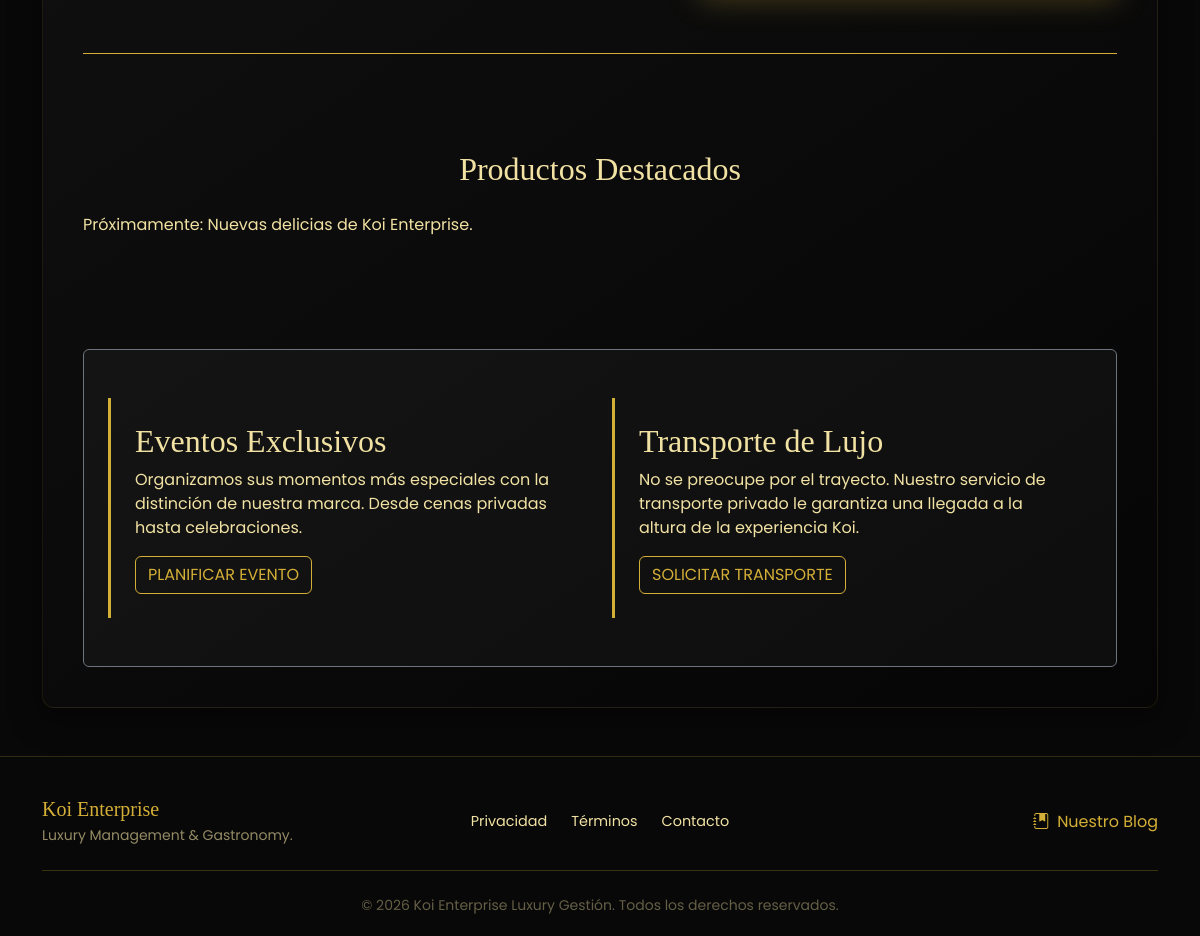
The page / (signed in, lower part) on the database as committed earlier.
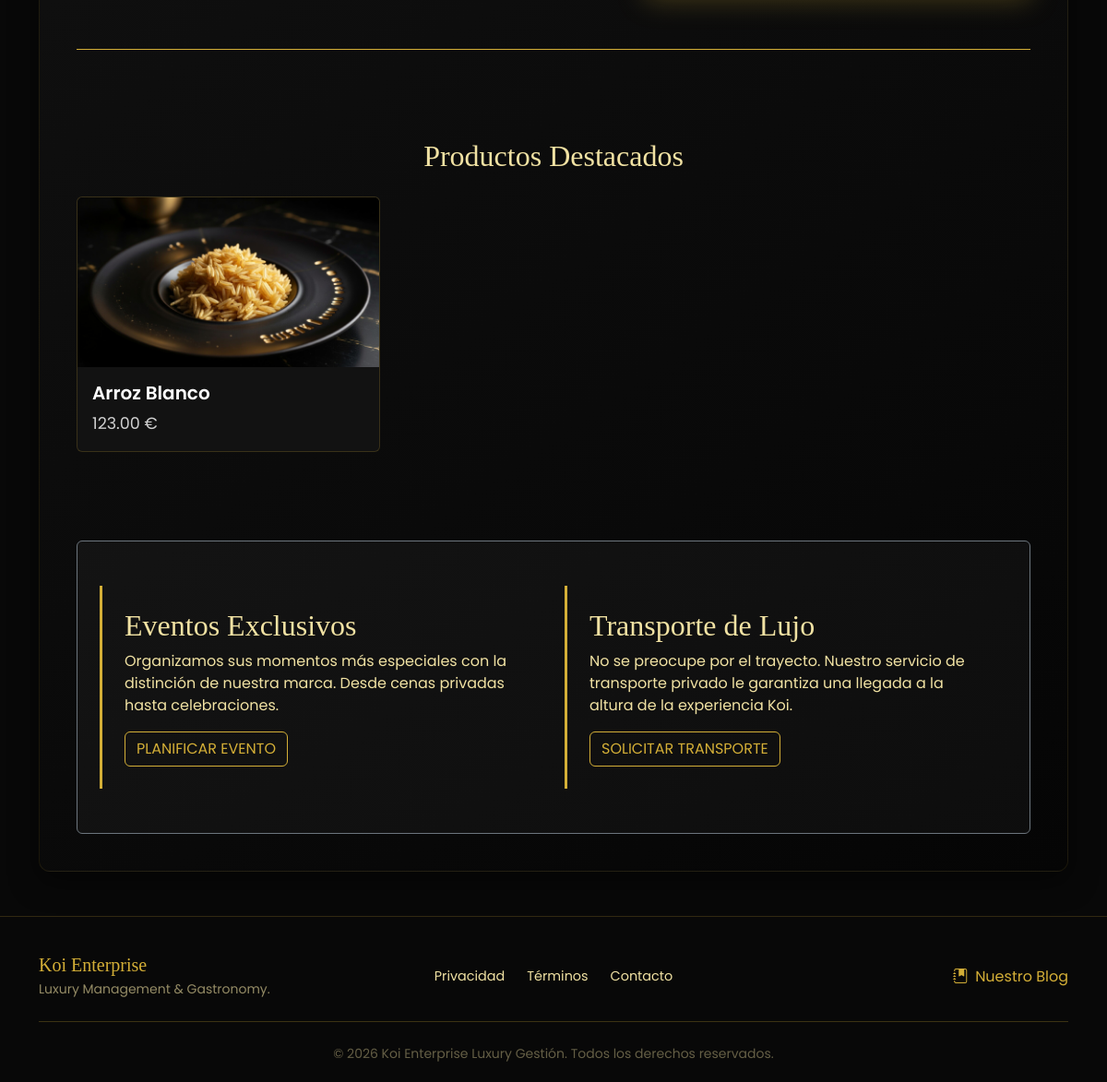
The same page on the database as committed later.
### catalog/models.py (models this page shows, shortened)
class Plato(models.Model):
    categoria = models.ForeignKey(Categoria, on_delete=models.CASCADE, related_name='platos')
    nombre = models.CharField(max_length=150)
    descripcion = models.TextField(blank=True)
    precio_venta = models.DecimalField(max_digits=10, decimal_places=2, verbose_name="Precio de Venta")
    imagen = models.ImageField(upload_to='platos/', blank=True, null=True) # Permitimos que esté vacío al principio
    es_destacado = models.BooleanField(default=False)
    disponible = models.BooleanField(default=True)

### catalog/views.py (the view)
# urls.py: path('', home_view, name='home'),
def home_view(request):
    platos_destacados = Plato.objects.filter(es_destacado=True, disponible=True)
    return render(request, 'home.html', {'platos': platos_destacados})

### templates/home.html (shortened to what this page needs)
{% extends 'base.html' %}
{% load static %}
{% block content %}
<section class="py-5 text-center border-bottom border-gold mb-5">
    <div class="row align-items-center">
        <div class="col-lg-7">
            <a href="/restaurante/" class="btn btn-lg btn-koi-red px-5 py-3 fw-bold">VISITAR EL RESTAURANTE</a>
        </div>
    </div>
</section>
<section class="py-5 mb-5">
    <h2 class="text-center text-gold mb-4">Productos Destacados</h2>
    <div class="row">
        {% for plato in platos %}
        <div class="col-md-4">
            <div class="card bg-dark text-gold">
                <img src="{{ plato.imagen.url }}" class="card-img-top" alt="{{ plato.nombre }}">
                <div class="card-body">
                    <h5 class="card-title">{{ plato.nombre }}</h5>
                    <p class="card-text">{{ plato.precio_venta }} €</p>
                </div>
            </div>
        </div>
        {% empty %}
        <p>Próximamente: Nuevas delicias de Koi Enterprise.</p>
        {% endfor %}
    </div>
</section>
<section class="py-5 bg-dark-soft rounded p-4 border border-secondary">
    <div class="row g-4">
        <div class="col-md-6">
            <div class="p-4 border-start border-gold">
                <h2 class="text-gold">Eventos Exclusivos</h2>
                <p>Organizamos sus momentos más especiales con la distinción de nuestra marca. Desde cenas privadas hasta celebraciones.</p>
                <a href="{% url 'solicitar_servicio' %}" class="btn btn-outline-gold">PLANIFICAR EVENTO</a>
            </div>
        </div>
        <div class="col-md-6">
            <div class="p-4 border-start border-gold">
                <h2 class="text-gold">Transporte de Lujo</h2>
                <p>No se preocupe por el trayecto. Nuestro servicio de transporte privado le garantiza una llegada a la altura de la experiencia Koi.</p>
                <a href="{% url 'solicitar_servicio' %}" class="btn btn-outline-gold">SOLICITAR TRANSPORTE</a>
            </div>
        </div>
    </div>
</section>
{% endblock %}

### templates/base.html (shortened to what this page needs)
{% load static %}
<!DOCTYPE html>
<html lang="es">
<head>
    <link href="https://cdn.jsdelivr.net/npm/bootstrap@5.3.0/dist/css/bootstrap.min.css" rel="stylesheet">
    <link rel="stylesheet" href="https://cdn.jsdelivr.net/npm/bootstrap-icons@1.11.3/font/bootstrap-icons.min.css">
    <link rel="stylesheet" href="{% static 'css/base.css' %}">
</head>
<body>
    <main class="main-wrapper container my-5">
        <div class="main-container-lux">
            {% block content %}
            {% endblock %}
        </div>
    </main>
    <footer class="footer-lux mt-auto">
        <div class="container">
            <div class="row align-items-center g-4 mb-4">
                <div class="col-md-4 text-center text-md-start">
                    <h5 class="footer-title mb-1">Koi Enterprise</h5>
                    <p class="small mb-0 footer-subtitle">Luxury Management & Gastronomy.</p>
                </div>
                <div class="col-md-4">
                    <div class="d-flex justify-content-center gap-4">
                        <a href="{% url 'privacidad' %}" class="footer-link">Privacidad</a>
                        <a href="{% url 'terminos' %}" class="footer-link">Términos</a>
                        <a href="{% url 'contacto' %}" class="footer-link">Contacto</a>
                    </div>
                </div>
                <div class="col-md-4 text-center text-md-end">
                    <a href="https://gtahub.gg/topic/56389/senketsu/2" target="_blank" class="footer-blog-link">
                        <i class="bi bi-journal-bookmark-fill me-2"></i> Nuestro Blog
                    </a>
                </div>
            </div>
            <hr class="border-gold opacity-25 mb-4">
            <div class="text-center">
                <p class="small mb-0 footer-copyright">
                    © 2026 Koi Enterprise Luxury Gestión. Todos los derechos reservados.
                </p>
            </div>
        </div>
    </footer>
</body>
</html>

### static/css/base.css (style rules this page uses)
:root { --lux-black: #080808; --lux-gold: #D4AF37; --lux-gold-light: #F1E2A3; --lux-red: #B81D24; --lux-white: #FFFFFF; --lux-dark-gray: #151515; --lux-muted-gold: rgba(241, 226, 163, 0.6); --lux-faint-gold: rgba(241, 226, 163, 0.4); }
body { font-family: 'Poppins', sans-serif; background-color: var(--lux-black); color: var(--lux-gold-light); min-height: 100vh; display: flex; flex-direction: column; margin: 0; }
h1, h2, h3, .navbar-brand { font-family: 'Playfair Display', serif; }
.main-container-lux { background: linear-gradient(145deg, #121212, #050505); border: 1px solid rgba(212, 175, 55, 0.1); border-radius: 15px; padding: 40px; box-shadow: 0 15px 35px rgba(0,0,0,0.7); }
.btn-koi-red { background-color: var(--lux-red); color: var(--lux-white) !important; border: none; letter-spacing: 2px; transition: all 0.3s ease; border-radius: 4px; }
.btn-outline-gold { color: var(--lux-gold) !important; border: 1px solid var(--lux-gold); background: transparent; transition: all 0.3s ease; }
.card.bg-dark { background-color: #121212 !important; border: 1px solid rgba(212, 175, 55, 0.2); transition: transform 0.3s ease; overflow: hidden; }
.card.bg-dark .card-title { color: var(--lux-white) !important; font-family: 'Poppins', sans-serif; font-weight: 600; margin-bottom: 0.5rem; }
.card.bg-dark .card-text { color: rgba(255, 255, 255, 0.8) !important; font-size: 1.1rem; }
.bg-dark-soft { background-color: #0d0d0d; }
.border-gold { border-color: var(--lux-gold) !important; }
.bg-dark-soft { background-color: rgba(255, 255, 255, 0.03); }
.main-container-lux { background-color: #111111; border: 1px solid rgba(212, 175, 55, 0.1); border-radius: 12px; box-shadow: 0 10px 30px rgba(0, 0, 0, 0.5); }
.btn-koi-red { background-color: var(--koi-red); color: white; border: none; letter-spacing: 2px; transition: all 0.3s ease; text-transform: uppercase; }
.border-start.border-gold { border-left: 3px solid var(--lux-gold) !important; padding-left: 1.5rem; }
.footer-lux { background-color: var(--lux-black); border-top: 1px solid rgba(212, 175, 55, 0.2); padding: 40px 0 20px 0; margin-top: auto; }
.footer-title { font-family: 'Playfair Display', serif; color: var(--lux-gold) !important; }
.footer-subtitle { color: var(--lux-muted-gold) !important; }
.footer-link { color: var(--lux-gold-light) !important; text-decoration: none !important; font-size: 0.9rem; transition: all 0.3s ease; }
.footer-blog-link { color: var(--lux-gold) !important; text-decoration: none !important; font-size: 1rem; transition: all 0.3s ease; display: inline-flex; align-items: center; }
.footer-copyright { color: var(--lux-faint-gold) !important; }

Rows that differ between the two databases and show on the page:
added Plato: imagen (picture), nombre "Arroz Blanco", precio_venta "123.00"
Other text that changed with them:
text no longer shown: "Próximamente: Nuevas delicias de Koi Enterprise."
